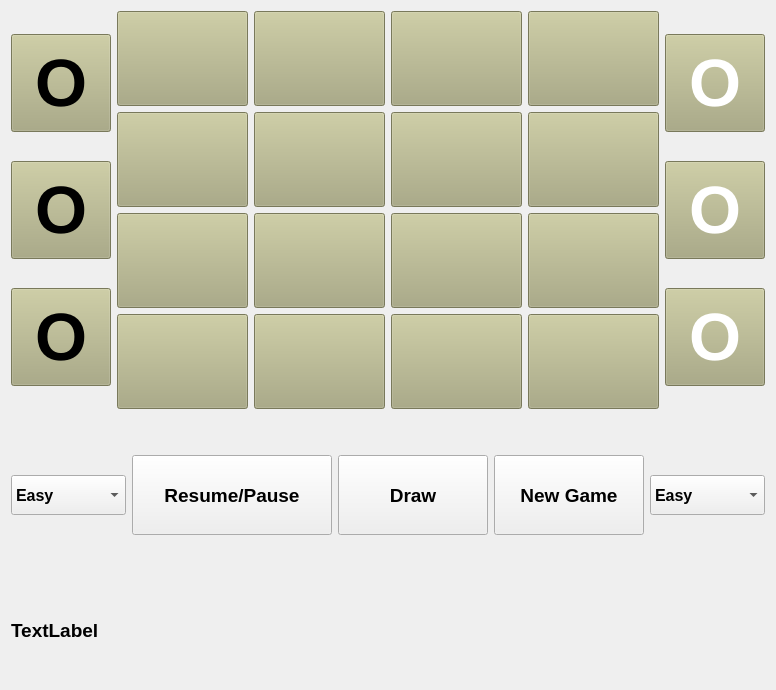
     <widget class="QWidget" name="tabComputer_Computer">
      <attribute name="title">
       <string>Computer VS Computer</string>
      </attribute>
      <layout class="QVBoxLayout" name="verticalLayout_3">
       <item>
        <layout class="QVBoxLayout" name="verticalLayout_18">
         <item>
          <layout class="QVBoxLayout" name="verticalLayout_19">
           <item>
            <layout class="QHBoxLayout" name="horizontalLayout_25">
             <item>
              <layout class="QVBoxLayout" name="verticalLayout_20">
               <item>
                <widget class="QPushButton" name="gobbletBlack_10">
                 <property name="minimumSize">
                  <size>
                   <width>100</width>
                   <height>98</height>
                  </size>
                 </property>
                 <property name="maximumSize">
                  <size>
                   <width>100</width>
                   <height>98</height>
                  </size>
                 </property>
                 <property name="font">
                  <font>
                   <pointsize>50</pointsize>
                   <bold>true</bold>
                  </font>
                 </property>
                 <property name="styleSheet">
                  <string notr="true">background-color: rgb(170, 170, 127);
color: rgb(0, 0, 0);</string>
                 </property>
                 <property name="text">
                  <string>O</string>
                 </property>
                </widget>
               </item>
               <item>
                <widget class="QPushButton" name="gobbletBlack_11">
                 <property name="minimumSize">
                  <size>
                   <width>100</width>
                   <height>98</height>
                  </size>
                 </property>
                 <property name="maximumSize">
                  <size>
                   <width>100</width>
                   <height>98</height>
                  </size>
                 </property>
                 <property name="font">
                  <font>
                   <pointsize>50</pointsize>
                   <bold>true</bold>
                  </font>
                 </property>
                 <property name="styleSheet">
                  <string notr="true">background-color: rgb(170, 170, 127);
color: rgb(0, 0, 0);</string>
                 </property>
                 <property name="text">
                  <string>O</string>
                 </property>
                </widget>
               </item>
               <item>
                <widget class="QPushButton" name="gobbletBlack_12">
                 <property name="minimumSize">
                  <size>
                   <width>100</width>
                   <height>98</height>
                  </size>
                 </property>
                 <property name="maximumSize">
                  <size>
                   <width>100</width>
                   <height>98</height>
                  </size>
                 </property>
                 <property name="font">
                  <font>
                   <pointsize>50</pointsize>
                   <bold>true</bold>
                  </font>
                 </property>
                 <property name="styleSheet">
                  <string notr="true">background-color: rgb(170, 170, 127);
color: rgb(0, 0, 0);</string>
                 </property>
                 <property name="text">
                  <string>O</string>
                 </property>
                </widget>
               </item>
              </layout>
             </item>
             <item>
              <layout class="QVBoxLayout" name="verticalLayout_21">
               <item>
                <layout class="QHBoxLayout" name="horizontalLayout_16">
                 <item>
                  <widget class="QPushButton" name="buttonboard_50">
                   <property name="minimumSize">
                    <size>
                     <width>131</width>
                     <height>95</height>
                    </size>
                   </property>
                   <property name="maximumSize">
                    <size>
                     <width>131</width>
                     <height>95</height>
                    </size>
                   </property>
                   <property name="font">
                    <font>
                     <pointsize>50</pointsize>
                     <bold>true</bold>
                    </font>
                   </property>
                   <property name="styleSheet">
                    <string notr="true">background-color: rgb(170, 170, 127);</string>
                   </property>
                   <property name="text">
                    <string/>
                   </property>
                  </widget>
                 </item>
                 <item>
                  <widget class="QPushButton" name="buttonboard_51">
                   <property name="minimumSize">
                    <size>
                     <width>131</width>
                     <height>95</height>
                    </size>
                   </property>
                   <property name="maximumSize">
                    <size>
                     <width>131</width>
                     <height>95</height>
                    </size>
                   </property>
                   <property name="font">
                    <font>
                     <pointsize>50</pointsize>
                     <bold>true</bold>
                    </font>
                   </property>
                   <property name="styleSheet">
                    <string notr="true">background-color: rgb(170, 170, 127);</string>
                   </property>
                   <property name="text">
                    <string/>
                   </property>
                  </widget>
                 </item>
                 <item>
                  <widget class="QPushButton" name="buttonboard_52">
                   <property name="minimumSize">
                    <size>
                     <width>131</width>
                     <height>95</height>
                    </size>
                   </property>
                   <property name="maximumSize">
                    <size>
                     <width>131</width>
                     <height>95</height>
                    </size>
                   </property>
                   <property name="font">
                    <font>
                     <pointsize>50</pointsize>
                     <bold>true</bold>
                    </font>
                   </property>
                   <property name="styleSheet">
                    <string notr="true">background-color: rgb(170, 170, 127);</string>
                   </property>
                   <property name="text">
                    <string/>
                   </property>
                  </widget>
                 </item>
                 <item>
                  <widget class="QPushButton" name="buttonboard_53">
                   <property name="minimumSize">
                    <size>
                     <width>131</width>
                     <height>95</height>
                    </size>
                   </property>
                   <property name="maximumSize">
                    <size>
                     <width>131</width>
                     <height>95</height>
                    </size>
                   </property>
                   <property name="font">
                    <font>
                     <pointsize>50</pointsize>
                     <bold>true</bold>
                    </font>
                   </property>
                   <property name="styleSheet">
                    <string notr="true">background-color: rgb(170, 170, 127);</string>
                   </property>
                   <property name="text">
                    <string/>
                   </property>
                  </widget>
                 </item>
                </layout>
               </item>
               <item>
                <layout class="QHBoxLayout" name="horizontalLayout_26">
                 <item>
                  <widget class="QPushButton" name="buttonboard_54">
                   <property name="minimumSize">
                    <size>
                     <width>131</width>
                     <height>95</height>
                    </size>
                   </property>
                   <property name="maximumSize">
                    <size>
                     <width>131</width>
                     <height>95</height>
                    </size>
                   </property>
                   <property name="font">
                    <font>
                     <pointsize>50</pointsize>
                     <bold>true</bold>
                    </font>
                   </property>
                   <property name="styleSheet">
                    <string notr="true">background-color: rgb(170, 170, 127);</string>
                   </property>
                   <property name="text">
                    <string/>
                   </property>
                  </widget>
                 </item>
                 <item>
                  <widget class="QPushButton" name="buttonboard_55">
                   <property name="minimumSize">
                    <size>
                     <width>131</width>
                     <height>95</height>
                    </size>
                   </property>
                   <property name="maximumSize">
                    <size>
                     <width>131</width>
                     <height>95</height>
                    </size>
                   </property>
                   <property name="font">
                    <font>
                     <pointsize>50</pointsize>
                     <bold>true</bold>
                    </font>
                   </property>
                   <property name="styleSheet">
                    <string notr="true">background-color: rgb(170, 170, 127);</string>
                   </property>
                   <property name="text">
                    <string/>
                   </property>
                  </widget>
                 </item>
                 <item>
                  <widget class="QPushButton" name="buttonboard_56">
                   <property name="minimumSize">
                    <size>
                     <width>131</width>
                     <height>95</height>
                    </size>
                   </property>
                   <property name="maximumSize">
                    <size>
                     <width>131</width>
                     <height>95</height>
                    </size>
                   </property>
                   <property name="font">
                    <font>
                     <pointsize>50</pointsize>
                     <bold>true</bold>
                    </font>
                   </property>
                   <property name="styleSheet">
                    <string notr="true">background-color: rgb(170, 170, 127);</string>
                   </property>
                   <property name="text">
                    <string/>
                   </property>
                  </widget>
                 </item>
                 <item>
                  <widget class="QPushButton" name="buttonboard_57">
                   <property name="minimumSize">
                    <size>
                     <width>131</width>
                     <height>95</height>
                    </size>
                   </property>
                   <property name="maximumSize">
                    <size>
                     <width>131</width>
                     <height>95</height>
                    </size>
                   </property>
                   <property name="font">
                    <font>
                     <pointsize>50</pointsize>
                     <bold>true</bold>
                    </font>
                   </property>
                   <property name="styleSheet">
                    <string notr="true">background-color: rgb(170, 170, 127);</string>
                   </property>
                   <property name="text">
                    <string/>
                   </property>
                  </widget>
                 </item>
                </layout>
               </item>
               <item>
                <layout class="QHBoxLayout" name="horizontalLayout_27">
                 <item>
                  <widget class="QPushButton" name="buttonboard_58">
                   <property name="minimumSize">
                    <size>
                     <width>131</width>
                     <height>95</height>
                    </size>
                   </property>
                   <property name="maximumSize">
                    <size>
                     <width>131</width>
                     <height>95</height>
                    </size>
                   </property>
                   <property name="font">
                    <font>
                     <pointsize>50</pointsize>
                     <bold>true</bold>
                    </font>
                   </property>
                   <property name="styleSheet">
                    <string notr="true">background-color: rgb(170, 170, 127);</string>
                   </property>
                   <property name="text">
                    <string/>
                   </property>
                  </widget>
                 </item>
                 <item>
                  <widget class="QPushButton" name="buttonboard_59">
                   <property name="minimumSize">
                    <size>
                     <width>131</width>
                     <height>95</height>
                    </size>
                   </property>
                   <property name="maximumSize">
                    <size>
                     <width>131</width>
                     <height>95</height>
                    </size>
                   </property>
                   <property name="font">
                    <font>
                     <pointsize>50</pointsize>
                     <bold>true</bold>
                    </font>
                   </property>
                   <property name="styleSheet">
                    <string notr="true">background-color: rgb(170, 170, 127);</string>
                   </property>
                   <property name="text">
                    <string/>
                   </property>
                  </widget>
                 </item>
                 <item>
                  <widget class="QPushButton" name="buttonboard_60">
                   <property name="minimumSize">
                    <size>
                     <width>131</width>
                     <height>95</height>
                    </size>
                   </property>
                   <property name="maximumSize">
                    <size>
                     <width>131</width>
                     <height>95</height>
                    </size>
                   </property>
                   <property name="font">
                    <font>
                     <pointsize>50</pointsize>
                     <bold>true</bold>
                    </font>
                   </property>
                   <property name="styleSheet">
                    <string notr="true">background-color: rgb(170, 170, 127);</string>
                   </property>
                   <property name="text">
                    <string/>
                   </property>
                  </widget>
                 </item>
                 <item>
                  <widget class="QPushButton" name="buttonboard_61">
                   <property name="minimumSize">
                    <size>
                     <width>131</width>
                     <height>95</height>
                    </size>
                   </property>
                   <property name="maximumSize">
                    <size>
                     <width>131</width>
                     <height>95</height>
                    </size>
                   </property>
                   <property name="font">
                    <font>
                     <pointsize>50</pointsize>
                     <bold>true</bold>
                    </font>
                   </property>
                   <property name="styleSheet">
                    <string notr="true">background-color: rgb(170, 170, 127);</string>
                   </property>
                   <property name="text">
                    <string/>
                   </property>
                  </widget>
                 </item>
                </layout>
               </item>
               <item>
                <layout class="QHBoxLayout" name="horizontalLayout_28">
                 <item>
                  <widget class="QPushButton" name="buttonboard_62">
                   <property name="minimumSize">
                    <size>
                     <width>131</width>
                     <height>95</height>
                    </size>
                   </property>
                   <property name="maximumSize">
                    <size>
                     <width>131</width>
                     <height>95</height>
                    </size>
                   </property>
                   <property name="font">
                    <font>
                     <pointsize>50</pointsize>
                     <bold>true</bold>
                    </font>
                   </property>
                   <property name="styleSheet">
                    <string notr="true">background-color: rgb(170, 170, 127);</string>
                   </property>
                   <property name="text">
                    <string/>
                   </property>
                  </widget>
                 </item>
                 <item>
                  <widget class="QPushButton" name="buttonboard_63">
                   <property name="minimumSize">
                    <size>
                     <width>131</width>
                     <height>95</height>
                    </size>
                   </property>
                   <property name="maximumSize">
                    <size>
                     <width>131</width>
                     <height>95</height>
                    </size>
                   </property>
                   <property name="font">
                    <font>
                     <pointsize>50</pointsize>
                     <bold>true</bold>
                    </font>
                   </property>
                   <property name="styleSheet">
                    <string notr="true">background-color: rgb(170, 170, 127);</string>
                   </property>
                   <property name="text">
                    <string/>
                   </property>
                  </widget>
                 </item>
                 <item>
                  <widget class="QPushButton" name="buttonboard_64">
                   <property name="minimumSize">
                    <size>
                     <width>131</width>
                     <height>95</height>
                    </size>
                   </property>
                   <property name="maximumSize">
                    <size>
                     <width>131</width>
                     <height>95</height>
                    </size>
                   </property>
                   <property name="font">
                    <font>
                     <pointsize>50</pointsize>
                     <bold>true</bold>
                    </font>
                   </property>
                   <property name="styleSheet">
                    <string notr="true">background-color: rgb(170, 170, 127);</string>
                   </property>
                   <property name="text">
                    <string/>
                   </property>
                  </widget>
                 </item>
                 <item>
                  <widget class="QPushButton" name="buttonboard_65">
                   <property name="minimumSize">
                    <size>
                     <width>131</width>
                     <height>95</height>
                    </size>
                   </property>
                   <property name="maximumSize">
                    <size>
                     <width>131</width>
                     <height>95</height>
                    </size>
                   </property>
                   <property name="font">
                    <font>
                     <pointsize>50</pointsize>
                     <bold>true</bold>
                    </font>
                   </property>
                   <property name="styleSheet">
                    <string notr="true">background-color: rgb(170, 170, 127);</string>
                   </property>
                   <property name="text">
                    <string/>
                   </property>
                  </widget>
                 </item>
                </layout>
               </item>
              </layout>
             </item>
             <item>
              <layout class="QVBoxLayout" name="verticalLayout_22">
               <item>
                <widget class="QPushButton" name="gobbletWhite_10">
                 <property name="minimumSize">
                  <size>
                   <width>100</width>
                   <height>98</height>
                  </size>
                 </property>
                 <property name="maximumSize">
                  <size>
                   <width>100</width>
                   <height>98</height>
                  </size>
                 </property>
                 <property name="font">
                  <font>
                   <pointsize>50</pointsize>
                   <bold>true</bold>
                  </font>
                 </property>
                 <property name="styleSheet">
                  <string notr="true">background-color: rgb(170, 170, 127);
color: rgb(255, 255, 255);</string>
                 </property>
                 <property name="text">
                  <string>O</string>
                 </property>
                </widget>
               </item>
               <item>
                <widget class="QPushButton" name="gobbletWhite_11">
                 <property name="minimumSize">
                  <size>
                   <width>100</width>
                   <height>98</height>
                  </size>
                 </property>
                 <property name="maximumSize">
                  <size>
                   <width>100</width>
                   <height>98</height>
                  </size>
                 </property>
                 <property name="font">
                  <font>
                   <pointsize>50</pointsize>
                   <bold>true</bold>
                  </font>
                 </property>
                 <property name="styleSheet">
                  <string notr="true">background-color: rgb(170, 170, 127);
color: rgb(255, 255, 255);</string>
                 </property>
                 <property name="text">
                  <string>O</string>
                 </property>
                </widget>
               </item>
               <item>
                <widget class="QPushButton" name="gobbletWhite_12">
                 <property name="minimumSize">
                  <size>
                   <width>100</width>
                   <height>98</height>
                  </size>
                 </property>
                 <property name="maximumSize">
                  <size>
                   <width>100</width>
                   <height>98</height>
                  </size>
                 </property>
                 <property name="font">
                  <font>
                   <pointsize>50</pointsize>
                   <bold>true</bold>
                  </font>
                 </property>
                 <property name="styleSheet">
                  <string notr="true">background-color: rgb(170, 170, 127);
color: rgb(255, 255, 255);</string>
                 </property>
                 <property name="text">
                  <string>O</string>
                 </property>
                </widget>
               </item>
              </layout>
             </item>
            </layout>
           </item>
           <item>
            <spacer name="verticalSpacer_3">
             <property name="orientation">
              <enum>Qt::Vertical</enum>
             </property>
             <property name="sizeHint" stdset="0">
              <size>
               <width>20</width>
               <height>40</height>
              </size>
             </property>
            </spacer>
           </item>
           <item>
            <layout class="QHBoxLayout" name="horizontalLayout_29">
             <item>
              <widget class="QComboBox" name="comboBoxdiff_2">
               <property name="minimumSize">
                <size>
                 <width>100</width>
                 <height>40</height>
                </size>
               </property>
               <property name="font">
                <font>
                 <pointsize>12</pointsize>
                 <bold>true</bold>
                </font>
               </property>
               <item>
                <property name="text">
                 <string>Easy</string>
                </property>
               </item>
               <item>
                <property name="text">
                 <string>Medium</string>
                </property>
               </item>
               <item>
                <property name="text">
                 <string>Hard</string>
                </property>
               </item>
              </widget>
             </item>
             <item>
              <widget class="QPushButton" name="resume_pause">
               <property name="minimumSize">
                <size>
                 <width>200</width>
                 <height>80</height>
                </size>
               </property>
               <property name="font">
                <font>
                 <pointsize>14</pointsize>
                 <bold>true</bold>
                </font>
               </property>
               <property name="text">
                <string>Resume/Pause</string>
               </property>
              </widget>
             </item>
             <item>
              <widget class="QPushButton" name="draw_3">
               <property name="minimumSize">
                <size>
                 <width>150</width>
                 <height>80</height>
                </size>
               </property>
               <property name="font">
                <font>
                 <pointsize>14</pointsize>
                 <bold>true</bold>
                </font>
               </property>
               <property name="text">
                <string>Draw</string>
               </property>
              </widget>
             </item>
             <item>
              <widget class="QPushButton" name="newGame_3">
               <property name="minimumSize">
                <size>
                 <width>150</width>
                 <height>80</height>
                </size>
               </property>
               <property name="font">
                <font>
                 <pointsize>14</pointsize>
                 <bold>true</bold>
                </font>
               </property>
               <property name="text">
                <string>New Game</string>
               </property>
              </widget>
             </item>
             <item>
              <widget class="QComboBox" name="comboBoxdiff_3">
               <property name="minimumSize">
                <size>
                 <width>100</width>
                 <height>40</height>
                </size>
               </property>
               <property name="font">
                <font>
                 <pointsize>12</pointsize>
                 <bold>true</bold>
                </font>
               </property>
               <item>
                <property name="text">
                 <string>Easy</string>
                </property>
               </item>
               <item>
                <property name="text">
                 <string>Medium</string>
                </property>
               </item>
               <item>
                <property name="text">
                 <string>Hard</string>
                </property>
               </item>
              </widget>
             </item>
            </layout>
           </item>
           <item>
            <spacer name="verticalSpacer_6">
             <property name="orientation">
              <enum>Qt::Vertical</enum>
             </property>
             <property name="sizeHint" stdset="0">
              <size>
               <width>20</width>
               <height>40</height>
              </size>
             </property>
            </spacer>
           </item>
          </layout>
         </item>
         <item>
          <widget class="QLabel" name="label_3">
           <property name="minimumSize">
            <size>
             <width>0</width>
             <height>98</height>
            </size>
           </property>
           <property name="font">
            <font>
             <pointsize>14</pointsize>
             <bold>true</bold>
            </font>
           </property>
           <property name="text">
            <string>TextLabel</string>
           </property>
          </widget>
         </item>
        </layout>
       </item>
      </layout>
     </widget>
